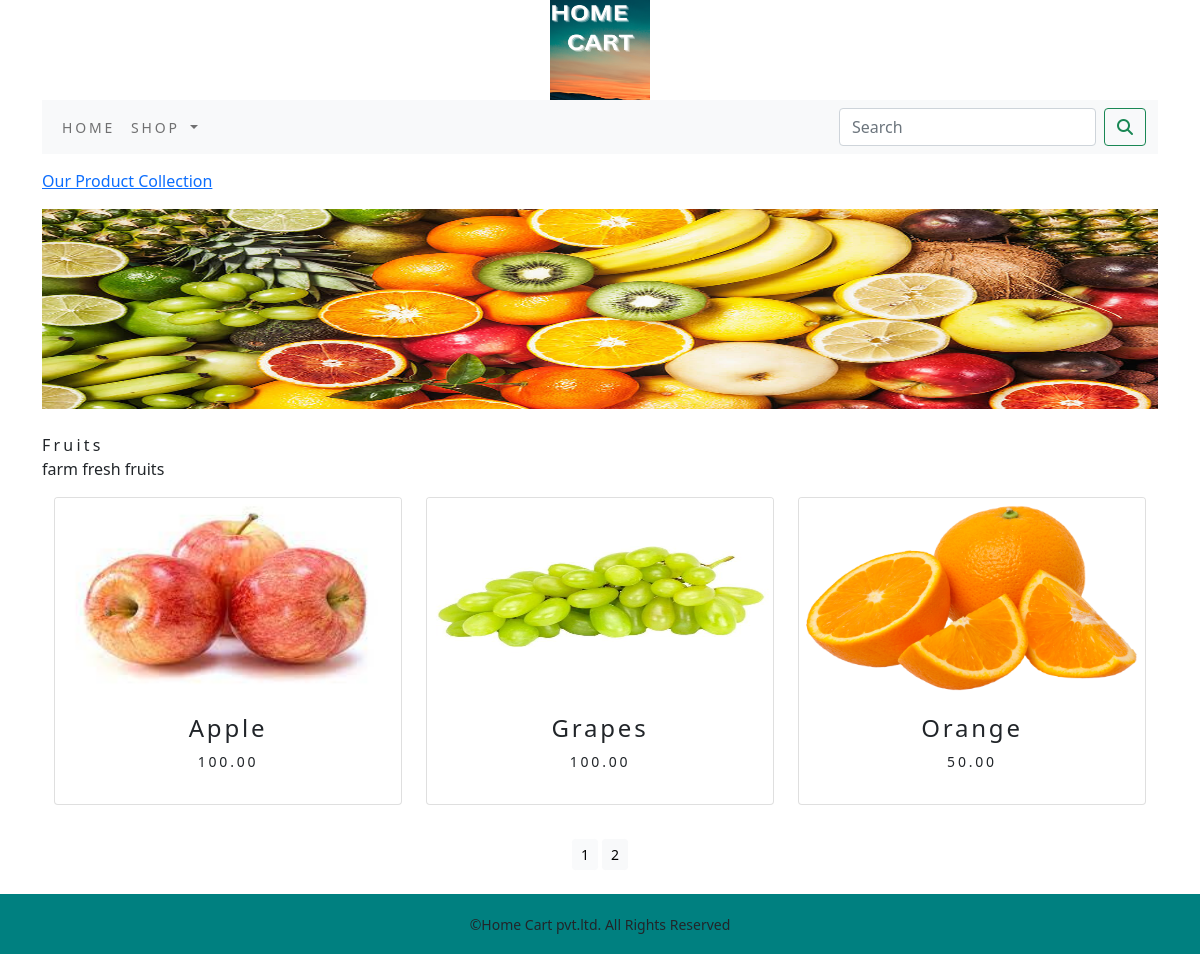
The app's page /shop/fruits/ with its own data.
### Shopping/models.py (models this page shows, shortened)
class Category(models.Model):
    name=models.CharField(max_length=250,unique=True)
    slug=models.SlugField(max_length=250,unique=True)
    description=models.TextField(blank=True)
    image=models.ImageField(upload_to='category',blank=True)
    class Meta:
        ordering=('name',)
        verbose_name='category'
        verbose_name_plural='categories'
    def get_url(self):
        return reverse('Shopping:products_by_category', args=[self.slug])

class Products(models.Model):
    name=models.CharField(max_length=250,unique=True)
    slug=models.SlugField(max_length=250,unique=True)
    description=models.CharField(max_length=250,unique=True)
    price=models.DecimalField(max_digits=10,decimal_places=2)
    category=models.ForeignKey(Category,on_delete=models.CASCADE)
    image=models.ImageField(upload_to='product')
    stock=models.IntegerField()
    available=models.BooleanField(default=True)
    created=models.DateTimeField(auto_now_add=True)
    updated=models.DateTimeField(auto_now=True)
    def get_url(self):
        return reverse('Shopping:proDetail',args=[self.category.slug,self.slug])
    class Meta:
        ordering = ('name',)
        verbose_name = 'product'
        verbose_name_plural = 'products'

### Shopping/views.py (the view)
# urls.py: path('',views.AllProdCat,name='AllProdCat'),
def AllProdCat(request, c_slug=None):
     c_page=None
     products_list=None
     if c_slug!=None :
         c_page=get_object_or_404(Category,slug=c_slug)
         products_list=Products.objects.all().filter(category=c_page,available=True)
     else:
         products_list=Products.objects.all().filter(available=True)
     paginator=Paginator(products_list,3)
     try:
         page=int(request.GET.get('page',1))
     except:
         page=1
     try:
         products=paginator.page(page)
     except (Exception,InvalidPage):
         products=paginator.page(paginator.num_pages)
     return render(request,"category.html",{'category':c_page,'products':products})

### Shopping/context_processors.py (called while the page is built)
def menu_links(request):
    links=Category.objects.all()
    return dict(links=links)

### cart/context_processors.py (called while the page is built)
def counter(request):
    item_count=0
    if 'admin' in request.path:
        return {}
    else:
        try:
            cart=Cart.objects.filter(cart_id=_cart_id(request))
            cart_items=CartItem.objects.all().filter(cart=cart[:1])
            for cart_item in cart_items:
                item_count += cart_item.quantity
        except Cart.DoesNotExist:
            item_count=0
    return dict(item_count=item_count)

### cart/views.py (called while the page is built)
def _cart_id(request):
    cart=request.session.session_key
    if not cart:
        cart=request.session.create()
    return cart

### templates/category.html (shortened to what this page needs)
{% extends 'base.html' %}
{% load static %}
{% block content %}
    {% if category %}
        <div>
            <div class="row my_row_class">
                <div class="mx_auto">
                <p><a href="{% url 'Shopping:AllProdCat' %}">Our Product Collection</a> </p>
                </div>
            </div>
        </div>
    {% endif %}
<div class="mx_auto">
    {% if category %}
    <img class="my_image" src="{{category.image.url}}" alt="{{category.name}}">
</div>
<br>
<div>
    <hi class="text-center my_title">{{category.name}}</hi>
    <p class="text-justify" >{{category.description}}</p>
</div>
    {% endif %}
<div class="container">
    <div class="row mx_auto">
        {% for product in products.object_list %}
        <div class="my_bottom_margin col-9 col-sm-12 col-md-4 col-lg-4">
            <div class="card text-center " style="min-width:18rem;">
                <a href="{{product.get_url}}"><img class="card-img-top my_image" src="{{product.image.url}}" alt="{{product.name}}" height="300px"></a>
                <div class="card-body">
                    <h4>{{product.name}}</h4>
                    <p>{{product.price}}</p>
                </div>
            </div>
        </div>
        {% endfor %}
    </div>
</div>
<br>
<div class="container">
    <div class="mx-auto">
     {% if products.paginator.num_pages > 1 %}
    <div class="text-center">
        {% for pg in products.paginator.page_range %}
        <a href ="?page={{pg}}" class="btn btn-light btn-sm {% if products.number == pg %} active {% endif %}">{{pg}}</a>
        {% endfor %}
    </div>
    {% endif %}
    </div>
    <br>
</div>
{% endblock %}

### static/css/custom.css (style rules this page uses)
body { font-family: 'Roboto', sans-serif; }
.my_row_class { padding-top:15px; }
.my_image { width:100%; height:200px; }
.my_title { font-size:16px; text_transform:uppercase; letter-spacing:.2em; }
.my_bottom_margin { margin-bottom:10px; }
.card-body { font-size:14px; text_transform:uppercase; letter-spacing:.2em; }

### records on screen
Category: image (picture), name "Fruits", description "farm fresh fruits"
Products: image (picture), name "Apple", price "100.00"
Products: image (picture), name "Grapes", price "100.00"
Products: image (picture), name "Orange", price "50.00"

### other values on screen
{{ pg }} "1" "2"
